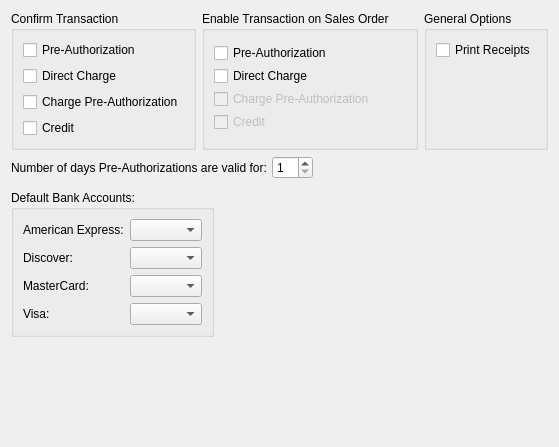
       <widget class="QWidget" name="_generalPage">
        <attribute name="title">
         <string>General</string>
        </attribute>
        <layout class="QGridLayout" name="gridLayout_4">
         <item row="0" column="0">
          <widget class="QGroupBox" name="_ccConfirmGroup">
           <property name="title">
            <string>Confirm Transaction</string>
           </property>
           <layout class="QVBoxLayout">
            <item>
             <widget class="QCheckBox" name="_confirmPreauth">
              <property name="text">
               <string>Pre-Authorization</string>
              </property>
             </widget>
            </item>
            <item>
             <widget class="QCheckBox" name="_confirmCharge">
              <property name="text">
               <string>Direct Charge</string>
              </property>
             </widget>
            </item>
            <item>
             <widget class="QCheckBox" name="_confirmChargePreauth">
              <property name="text">
               <string>Charge Pre-Authorization</string>
              </property>
             </widget>
            </item>
            <item>
             <widget class="QCheckBox" name="_confirmCredit">
              <property name="text">
               <string>Credit</string>
              </property>
             </widget>
            </item>
           </layout>
          </widget>
         </item>
         <item row="0" column="1">
          <widget class="QGroupBox" name="_ccSoOptionsGroup">
           <property name="title">
            <string>Enable Transaction on Sales Order</string>
           </property>
           <layout class="QVBoxLayout">
            <property name="spacing">
             <number>0</number>
            </property>
            <item>
             <widget class="QCheckBox" name="_enablePreauth">
              <property name="text">
               <string>Pre-Authorization</string>
              </property>
             </widget>
            </item>
            <item>
             <widget class="QCheckBox" name="_enableCharge">
              <property name="text">
               <string>Direct Charge</string>
              </property>
             </widget>
            </item>
            <item>
             <widget class="QCheckBox" name="_enableChargePreauth">
              <property name="enabled">
               <bool>false</bool>
              </property>
              <property name="text">
               <string>Charge Pre-Authorization</string>
              </property>
             </widget>
            </item>
            <item>
             <widget class="QCheckBox" name="_enableCredit">
              <property name="enabled">
               <bool>false</bool>
              </property>
              <property name="text">
               <string>Credit</string>
              </property>
             </widget>
            </item>
           </layout>
          </widget>
         </item>
         <item row="0" column="2">
          <widget class="QGroupBox" name="_ccGeneralOptionsGroup">
           <property name="title">
            <string>General Options</string>
           </property>
           <layout class="QVBoxLayout">
            <item>
             <widget class="QCheckBox" name="_printReceipt">
              <property name="text">
               <string>Print Receipts</string>
              </property>
             </widget>
            </item>
            <item>
             <spacer>
              <property name="orientation">
               <enum>Qt::Vertical</enum>
              </property>
              <property name="sizeHint" stdset="0">
               <size>
                <width>20</width>
                <height>0</height>
               </size>
              </property>
             </spacer>
            </item>
           </layout>
          </widget>
         </item>
         <item row="1" column="0" colspan="2">
          <layout class="QHBoxLayout">
           <property name="spacing">
            <number>5</number>
           </property>
           <item>
            <widget class="QLabel" name="_ccValidDaysLit">
             <property name="text">
              <string>Number of days Pre-Authorizations are valid for:</string>
             </property>
            </widget>
           </item>
           <item>
            <widget class="QSpinBox" name="_ccValidDays">
             <property name="minimum">
              <number>1</number>
             </property>
             <property name="maximum">
              <number>30</number>
             </property>
            </widget>
           </item>
           <item>
            <spacer>
             <property name="orientation">
              <enum>Qt::Horizontal</enum>
             </property>
             <property name="sizeType">
              <enum>QSizePolicy::MinimumExpanding</enum>
             </property>
             <property name="sizeHint" stdset="0">
              <size>
               <width>0</width>
               <height>20</height>
              </size>
             </property>
            </spacer>
           </item>
          </layout>
         </item>
         <item row="2" column="0" colspan="2">
          <layout class="QHBoxLayout" name="horizontalLayout_2">
           <property name="topMargin">
            <number>5</number>
           </property>
           <property name="bottomMargin">
            <number>5</number>
           </property>
           <item>
            <widget class="QGroupBox" name="_ccardBanks">
             <property name="title">
              <string>Default Bank Accounts:</string>
             </property>
             <layout class="QFormLayout" name="formLayout_2">
              <item row="0" column="0">
               <widget class="XLabel" name="_amexBankLit">
                <property name="text">
                 <string>American Express:</string>
                </property>
                <property name="buddy">
                 <cstring>_amexBank</cstring>
                </property>
               </widget>
              </item>
              <item row="0" column="1">
               <widget class="XComboBox" name="_amexBank">
                <property name="allowNull">
                 <bool>true</bool>
                </property>
                <property name="nullStr">
                 <string>[ Don't accept this card ]</string>
                </property>
                <property name="type">
                 <enum>XComboBox::ARBankAccounts</enum>
                </property>
               </widget>
              </item>
              <item row="1" column="0">
               <widget class="XLabel" name="_discoverBankLit">
                <property name="text">
                 <string>Discover:</string>
                </property>
                <property name="buddy">
                 <cstring>_discoverBank</cstring>
                </property>
               </widget>
              </item>
              <item row="1" column="1">
               <widget class="XComboBox" name="_discoverBank">
                <property name="allowNull">
                 <bool>true</bool>
                </property>
                <property name="nullStr">
                 <string>[ Don't accept this card ]</string>
                </property>
                <property name="type">
                 <enum>XComboBox::ARBankAccounts</enum>
                </property>
               </widget>
              </item>
              <item row="2" column="0">
               <widget class="XLabel" name="_mastercardBankLit">
                <property name="text">
                 <string>MasterCard:</string>
                </property>
                <property name="buddy">
                 <cstring>_mastercardBank</cstring>
                </property>
               </widget>
              </item>
              <item row="2" column="1">
               <widget class="XComboBox" name="_mastercardBank">
                <property name="allowNull">
                 <bool>true</bool>
                </property>
                <property name="nullStr">
                 <string>[ Don't accept this card ]</string>
                </property>
                <property name="type">
                 <enum>XComboBox::ARBankAccounts</enum>
                </property>
               </widget>
              </item>
              <item row="3" column="0">
               <widget class="XLabel" name="_visaBankLit">
                <property name="text">
                 <string>Visa:</string>
                </property>
                <property name="buddy">
                 <cstring>_visaBank</cstring>
                </property>
               </widget>
              </item>
              <item row="3" column="1">
               <widget class="XComboBox" name="_visaBank">
                <property name="allowNull">
                 <bool>true</bool>
                </property>
                <property name="nullStr">
                 <string>[ Don't accept this card ]</string>
                </property>
                <property name="type">
                 <enum>XComboBox::ARBankAccounts</enum>
                </property>
               </widget>
              </item>
             </layout>
            </widget>
           </item>
           <item>
            <spacer name="horizontalSpacer_3">
             <property name="orientation">
              <enum>Qt::Horizontal</enum>
             </property>
             <property name="sizeHint" stdset="0">
              <size>
               <width>40</width>
               <height>20</height>
              </size>
             </property>
            </spacer>
           </item>
          </layout>
         </item>
         <item row="3" column="0">
          <spacer>
           <property name="orientation">
            <enum>Qt::Vertical</enum>
           </property>
           <property name="sizeHint" stdset="0">
            <size>
             <width>20</width>
             <height>94</height>
            </size>
           </property>
          </spacer>
         </item>
        </layout>
       </widget>
